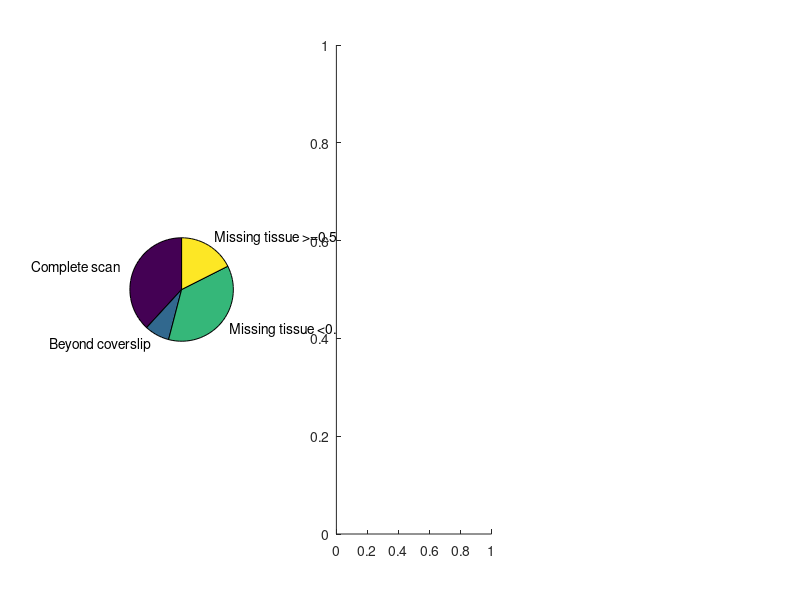

MATLAB code for this plot: (Note: this script raises an error after producing the figure.)
cd /Users/cathryn/Dropbox/'CUSA DP Project'/Code
addpath venn

%% Figure 2 panels C - D

clear all; close all
load data.mat

figure;

X = [length(find(score==1)) length(find(score==2)) length(find(score==3)) length(find(score==4))];
% X = [113 23 108 52]
labels = {'Complete scan ','Beyond coverslip','Missing tissue <0.5 mm','Missing tissue >=0.5 mm'};
subplot(1,3,1)
pie(X,labels);

d = find(score==3);
%venn([sum(ROI(d)) sum(MSA(d))],length(find(ROI(d)+MSA(d)==2)))
% Values are 105, 10, 7

d = find(score==4);
%venn([sum(ROI(d)) sum(MSA(d))],length(find(ROI(d)+MSA(d)==2)))
% Values are 45, 13, 6

d = find(score>=3);
subplot(1,3,2)
venn([sum(ROI(d)) sum(MSA(d))],length(find(ROI(d)+MSA(d)==2)))
% Values are 150, 23, 13  
ax = gca;
ax.XLim = [-8 10];
ax.Visible = 'off';
axis equal
legend({'ROI','MSA'})
legend('boxoff')

% Comparison of MSA contribution between WSI with small v. large missing
% tissue
X = [1 2];
[Y(1),ci(1,:)] = binofit(3, 108, 0.1);
[Y(2),ci(2,:)] = binofit(7, 52, 0.1);
subplot (1,3,3)
scatter(X,Y,'k'); hold on;
errorbar(X,Y,Y'-ci(:,1),ci(:,2)-Y','k');
ax = gca;
ax.XLim = [0 3];
ax.Children(1).LineStyle = 'none'
[h,p,stats] = fishertest([105 3; 45 7])
%p=0.0141

%Comparison of ROI contribution between WSI with small v. large missing
%tissue
[h,p,stats] = fishertest([97 11; 39 13])
%p = 0.0185

% Comare rates of infidelity for 2016 v. 2018 slides
t1 = find(year==2016); t2 = find(year==2018);
d1 = find(score>=3);
d2 = find(score==3);
d3 = find(score==4);

X1 = [length(intersect(t1,d1)) length(t1)-length(intersect(t1,d1));...
    length(intersect(t2,d1)) length(t2)-length(intersect(t2,d1))];
[h,p,stats] = fishertest(X1)
%p=0.4853 for all infidelities

X2 = [length(intersect(t1,d2)) length(t1)-length(intersect(t1,d2));...
    length(intersect(t2,d2)) length(t2)-length(intersect(t2,d2))];
[h,p,stats] = fishertest(X2)
%p=0.0906 for small infidelities

X3 = [length(intersect(t1,d3)) length(t1)-length(intersect(t1,d3));...
    length(intersect(t2,d3)) length(t2)-length(intersect(t2,d3))];
[h,p,stats] = fishertest(X3)
%p=0.2223 for large infidelities


%% Figure 3 panels

clear all; close all
load data.mat

figure;

for i = 1:length(score)
    if strcmp(ID_on_WSIS{i},'Yes') && score(i)>=3
        if strcmp(ID_on_glass{i},'Yes') && score(i)>=3
            ID_score(i) = 4;
        else
            ID_score(i) = 2;
        end
    elseif strcmp(ID_on_glass{i},'Yes') && score(i)>=3
        ID_score(i) = 3;
    else
        ID_score(i) = 1;
    end
end

X = [length(find(ID_score==1)) length(find(ID_score==2)) length(find(ID_score==4)) length(find(ID_score==3))];
% X = [136 66 63 31]
labels = {'Complete scan ','Infidelity on WSIS only','Infidelity on WSIS, additional on glass','Infidelity on glass only'};
subplot(1,3,1)
pie(X,labels);
ax1 = gca;

X = [1 2 3 5 6 7];
s = find(score==3);
d(1,1) = length(intersect(s, find(ID_score==2)));
d(2,1) = length(intersect(s, find(ID_score==4)));
d(3,1) = length(intersect(s, find(ID_score==3)));
l = find(score==4);
d(4,1) = length(intersect(l, find(ID_score==2)));
d(5,1) = length(intersect(l, find(ID_score==4)));
d(6,1) = length(intersect(l, find(ID_score==3)));
d(1:3,2) = length(s);
d(4:6,2) = length(l);
for i = 1:size(d,1)
    [Y(i),ci(i,:)] = binofit(d(i,1), d(i,2), 0.1);
end
subplot (1,3,2:3)
for i=1:3
    scatter(X([i i+3]),Y([i i+3]),'filled'); hold on;
    errorbar(X([i i+3]),Y([i i+3]),Y([i i+3])'-ci([i i+3],1),ci([i i+3],2)-Y([i i+3])','k');
end
ax = gca;
ax.XLim = [0 8];
ax.Children(1).LineStyle = 'none'; 
ax.Children(3).LineStyle = 'none'; 
ax.Children(5).LineStyle = 'none'; 
legend(ax.Children([6 4 2]), {'Infidelity on WSIS only','Infidelity on WSIS, additional on glass',...
    'Infidelity on glass only'});
legend('boxoff')

X2table = [d(1:3,1)';d(4:6,1)'];
[chi2stat,pOverall] = ChiSquared(X2table)
%chi2stat = 7.5742
%p = 0.0227
%df = (3-1)*(2-1) = 2

[~,pPostHoc(1)] = ChiSquared([X2table(:,1) sum(X2table(:,2:3),2)]);
[~,pPostHoc(2)] = ChiSquared([X2table(:,2) sum(X2table(:,[1 3]),2)]);
[~,pPostHoc(3)] = ChiSquared([X2table(:,3) sum(X2table(:,1:2),2)]);
pPostHoc = pPostHoc*3 %Bonferroni correction
%pPostHoc = [0.1711 2.5682 0.0284];


